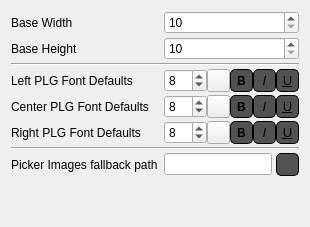
               <widget class="QWidget" name="picker_Page">
                <layout class="QGridLayout" name="gridLayout">
                 <property name="verticalSpacing">
                  <number>3</number>
                 </property>
                 <item row="4" column="1">
                  <layout class="QGridLayout" name="gridLayout_6">
                   <item row="0" column="1">
                    <widget class="QPushButton" name="c_PLGText_color">
                     <property name="enabled">
                      <bool>true</bool>
                     </property>
                     <property name="minimumSize">
                      <size>
                       <width>23</width>
                       <height>23</height>
                      </size>
                     </property>
                     <property name="maximumSize">
                      <size>
                       <width>23</width>
                       <height>23</height>
                      </size>
                     </property>
                     <property name="font">
                      <font>
                       <pointsize>10</pointsize>
                       <weight>50</weight>
                       <bold>false</bold>
                      </font>
                     </property>
                     <property name="styleSheet">
                      <string notr="true"/>
                     </property>
                     <property name="text">
                      <string/>
                     </property>
                    </widget>
                   </item>
                   <item row="0" column="4">
                    <widget class="QPushButton" name="c_PLGText_underline">
                     <property name="minimumSize">
                      <size>
                       <width>23</width>
                       <height>23</height>
                      </size>
                     </property>
                     <property name="maximumSize">
                      <size>
                       <width>23</width>
                       <height>23</height>
                      </size>
                     </property>
                     <property name="font">
                      <font>
                       <pointsize>10</pointsize>
                       <weight>50</weight>
                       <bold>false</bold>
                       <underline>true</underline>
                      </font>
                     </property>
                     <property name="styleSheet">
                      <string notr="true">QPushButton{
background-color:#535252;
border-style: solid;
border-color: black;
border-width: 1px;
border-radius: 5px;}
QPushButton:hover{background-color:#707070;}
QPushButton:pressed{background-color:#1d1d1d;}
QPushButton:checked{background-color:#1d1d1d;}</string>
                     </property>
                     <property name="text">
                      <string>U</string>
                     </property>
                     <property name="checkable">
                      <bool>true</bool>
                     </property>
                    </widget>
                   </item>
                   <item row="0" column="2">
                    <widget class="QPushButton" name="c_PLGText_bold">
                     <property name="minimumSize">
                      <size>
                       <width>23</width>
                       <height>23</height>
                      </size>
                     </property>
                     <property name="maximumSize">
                      <size>
                       <width>23</width>
                       <height>23</height>
                      </size>
                     </property>
                     <property name="font">
                      <font>
                       <weight>75</weight>
                       <bold>true</bold>
                      </font>
                     </property>
                     <property name="styleSheet">
                      <string notr="true">QPushButton{
background-color:#535252;
border-style: solid;
border-color: black;
border-width: 1px;
border-radius: 5px;}
QPushButton:hover{background-color:#707070;}
QPushButton:pressed{background-color:#1d1d1d;}
QPushButton:checked{background-color:#1d1d1d;}</string>
                     </property>
                     <property name="text">
                      <string>B</string>
                     </property>
                     <property name="checkable">
                      <bool>true</bool>
                     </property>
                    </widget>
                   </item>
                   <item row="0" column="0">
                    <widget class="QSpinBox" name="c_PLGText_fontSize">
                     <property name="minimum">
                      <number>1</number>
                     </property>
                     <property name="maximum">
                      <number>20</number>
                     </property>
                     <property name="value">
                      <number>8</number>
                     </property>
                    </widget>
                   </item>
                   <item row="0" column="3">
                    <widget class="QPushButton" name="c_PLGText_italic">
                     <property name="minimumSize">
                      <size>
                       <width>23</width>
                       <height>23</height>
                      </size>
                     </property>
                     <property name="maximumSize">
                      <size>
                       <width>23</width>
                       <height>23</height>
                      </size>
                     </property>
                     <property name="font">
                      <font>
                       <pointsize>10</pointsize>
                       <weight>50</weight>
                       <italic>true</italic>
                       <bold>false</bold>
                      </font>
                     </property>
                     <property name="styleSheet">
                      <string notr="true">QPushButton{
background-color:#535252;
border-style: solid;
border-color: black;
border-width: 1px;
border-radius: 5px;}
QPushButton:hover{background-color:#707070;}
QPushButton:pressed{background-color:#1d1d1d;}
QPushButton:checked{background-color:#1d1d1d;}</string>
                     </property>
                     <property name="text">
                      <string>I</string>
                     </property>
                     <property name="checkable">
                      <bool>true</bool>
                     </property>
                    </widget>
                   </item>
                  </layout>
                 </item>
                 <item row="5" column="1">
                  <layout class="QGridLayout" name="gridLayout_7">
                   <item row="0" column="1">
                    <widget class="QPushButton" name="r_PLGText_color">
                     <property name="enabled">
                      <bool>true</bool>
                     </property>
                     <property name="minimumSize">
                      <size>
                       <width>23</width>
                       <height>23</height>
                      </size>
                     </property>
                     <property name="maximumSize">
                      <size>
                       <width>23</width>
                       <height>23</height>
                      </size>
                     </property>
                     <property name="font">
                      <font>
                       <pointsize>10</pointsize>
                       <weight>50</weight>
                       <bold>false</bold>
                      </font>
                     </property>
                     <property name="styleSheet">
                      <string notr="true"/>
                     </property>
                     <property name="text">
                      <string/>
                     </property>
                    </widget>
                   </item>
                   <item row="0" column="4">
                    <widget class="QPushButton" name="r_PLGText_underline">
                     <property name="minimumSize">
                      <size>
                       <width>23</width>
                       <height>23</height>
                      </size>
                     </property>
                     <property name="maximumSize">
                      <size>
                       <width>23</width>
                       <height>23</height>
                      </size>
                     </property>
                     <property name="font">
                      <font>
                       <pointsize>10</pointsize>
                       <weight>50</weight>
                       <bold>false</bold>
                       <underline>true</underline>
                      </font>
                     </property>
                     <property name="styleSheet">
                      <string notr="true">QPushButton{
background-color:#535252;
border-style: solid;
border-color: black;
border-width: 1px;
border-radius: 5px;}
QPushButton:hover{background-color:#707070;}
QPushButton:pressed{background-color:#1d1d1d;}
QPushButton:checked{background-color:#1d1d1d;}</string>
                     </property>
                     <property name="text">
                      <string>U</string>
                     </property>
                     <property name="checkable">
                      <bool>true</bool>
                     </property>
                    </widget>
                   </item>
                   <item row="0" column="2">
                    <widget class="QPushButton" name="r_PLGText_bold">
                     <property name="minimumSize">
                      <size>
                       <width>23</width>
                       <height>23</height>
                      </size>
                     </property>
                     <property name="maximumSize">
                      <size>
                       <width>23</width>
                       <height>23</height>
                      </size>
                     </property>
                     <property name="font">
                      <font>
                       <weight>75</weight>
                       <bold>true</bold>
                      </font>
                     </property>
                     <property name="styleSheet">
                      <string notr="true">QPushButton{
background-color:#535252;
border-style: solid;
border-color: black;
border-width: 1px;
border-radius: 5px;}
QPushButton:hover{background-color:#707070;}
QPushButton:pressed{background-color:#1d1d1d;}
QPushButton:checked{background-color:#1d1d1d;}</string>
                     </property>
                     <property name="text">
                      <string>B</string>
                     </property>
                     <property name="checkable">
                      <bool>true</bool>
                     </property>
                    </widget>
                   </item>
                   <item row="0" column="0">
                    <widget class="QSpinBox" name="r_PLGText_fontSize">
                     <property name="minimum">
                      <number>1</number>
                     </property>
                     <property name="maximum">
                      <number>20</number>
                     </property>
                     <property name="value">
                      <number>8</number>
                     </property>
                    </widget>
                   </item>
                   <item row="0" column="3">
                    <widget class="QPushButton" name="r_PLGText_italic">
                     <property name="minimumSize">
                      <size>
                       <width>23</width>
                       <height>23</height>
                      </size>
                     </property>
                     <property name="maximumSize">
                      <size>
                       <width>23</width>
                       <height>23</height>
                      </size>
                     </property>
                     <property name="font">
                      <font>
                       <pointsize>10</pointsize>
                       <weight>50</weight>
                       <italic>true</italic>
                       <bold>false</bold>
                      </font>
                     </property>
                     <property name="styleSheet">
                      <string notr="true">QPushButton{
background-color:#535252;
border-style: solid;
border-color: black;
border-width: 1px;
border-radius: 5px;}
QPushButton:hover{background-color:#707070;}
QPushButton:pressed{background-color:#1d1d1d;}
QPushButton:checked{background-color:#1d1d1d;}</string>
                     </property>
                     <property name="text">
                      <string>I</string>
                     </property>
                     <property name="checkable">
                      <bool>true</bool>
                     </property>
                    </widget>
                   </item>
                  </layout>
                 </item>
                 <item row="8" column="0">
                  <spacer name="verticalSpacer">
                   <property name="orientation">
                    <enum>Qt::Vertical</enum>
                   </property>
                   <property name="sizeHint" stdset="0">
                    <size>
                     <width>20</width>
                     <height>40</height>
                    </size>
                   </property>
                  </spacer>
                 </item>
                 <item row="0" column="1">
                  <widget class="QSpinBox" name="pickerDefaultWidth">
                   <property name="minimum">
                    <number>10</number>
                   </property>
                   <property name="maximum">
                    <number>1000</number>
                   </property>
                  </widget>
                 </item>
                 <item row="6" column="0" colspan="2">
                  <widget class="Line" name="line_5">
                   <property name="orientation">
                    <enum>Qt::Horizontal</enum>
                   </property>
                  </widget>
                 </item>
                 <item row="3" column="0">
                  <widget class="QLabel" name="label_8">
                   <property name="text">
                    <string>Left PLG Font Defaults</string>
                   </property>
                  </widget>
                 </item>
                 <item row="2" column="0" colspan="2">
                  <widget class="Line" name="line_4">
                   <property name="orientation">
                    <enum>Qt::Horizontal</enum>
                   </property>
                  </widget>
                 </item>
                 <item row="5" column="0">
                  <widget class="QLabel" name="label_10">
                   <property name="text">
                    <string>Right PLG Font Defaults</string>
                   </property>
                  </widget>
                 </item>
                 <item row="1" column="0">
                  <widget class="QLabel" name="label_2">
                   <property name="text">
                    <string>Base Height</string>
                   </property>
                  </widget>
                 </item>
                 <item row="0" column="0">
                  <widget class="QLabel" name="label">
                   <property name="text">
                    <string>Base Width</string>
                   </property>
                  </widget>
                 </item>
                 <item row="4" column="0">
                  <widget class="QLabel" name="label_9">
                   <property name="text">
                    <string>Center PLG Font Defaults</string>
                   </property>
                  </widget>
                 </item>
                 <item row="1" column="1">
                  <widget class="QSpinBox" name="pickerDefaultHeight">
                   <property name="minimum">
                    <number>10</number>
                   </property>
                   <property name="maximum">
                    <number>1000</number>
                   </property>
                  </widget>
                 </item>
                 <item row="3" column="1">
                  <layout class="QGridLayout" name="gridLayout_3">
                   <item row="0" column="1">
                    <widget class="QPushButton" name="l_PLGText_color">
                     <property name="enabled">
                      <bool>true</bool>
                     </property>
                     <property name="minimumSize">
                      <size>
                       <width>23</width>
                       <height>23</height>
                      </size>
                     </property>
                     <property name="maximumSize">
                      <size>
                       <width>23</width>
                       <height>23</height>
                      </size>
                     </property>
                     <property name="font">
                      <font>
                       <pointsize>10</pointsize>
                       <weight>50</weight>
                       <bold>false</bold>
                      </font>
                     </property>
                     <property name="styleSheet">
                      <string notr="true"/>
                     </property>
                     <property name="text">
                      <string/>
                     </property>
                    </widget>
                   </item>
                   <item row="0" column="4">
                    <widget class="QPushButton" name="l_PLGText_underline">
                     <property name="minimumSize">
                      <size>
                       <width>23</width>
                       <height>23</height>
                      </size>
                     </property>
                     <property name="maximumSize">
                      <size>
                       <width>23</width>
                       <height>23</height>
                      </size>
                     </property>
                     <property name="font">
                      <font>
                       <pointsize>10</pointsize>
                       <weight>50</weight>
                       <bold>false</bold>
                       <underline>true</underline>
                      </font>
                     </property>
                     <property name="styleSheet">
                      <string notr="true">QPushButton{
background-color:#535252;
border-style: solid;
border-color: black;
border-width: 1px;
border-radius: 5px;}
QPushButton:hover{background-color:#707070;}
QPushButton:pressed{background-color:#1d1d1d;}
QPushButton:checked{background-color:#1d1d1d;}</string>
                     </property>
                     <property name="text">
                      <string>U</string>
                     </property>
                     <property name="checkable">
                      <bool>true</bool>
                     </property>
                    </widget>
                   </item>
                   <item row="0" column="2">
                    <widget class="QPushButton" name="l_PLGText_bold">
                     <property name="minimumSize">
                      <size>
                       <width>23</width>
                       <height>23</height>
                      </size>
                     </property>
                     <property name="maximumSize">
                      <size>
                       <width>23</width>
                       <height>23</height>
                      </size>
                     </property>
                     <property name="font">
                      <font>
                       <weight>75</weight>
                       <bold>true</bold>
                      </font>
                     </property>
                     <property name="styleSheet">
                      <string notr="true">QPushButton{
background-color:#535252;
border-style: solid;
border-color: black;
border-width: 1px;
border-radius: 5px;}
QPushButton:hover{background-color:#707070;}
QPushButton:pressed{background-color:#1d1d1d;}
QPushButton:checked{background-color:#1d1d1d;}</string>
                     </property>
                     <property name="text">
                      <string>B</string>
                     </property>
                     <property name="checkable">
                      <bool>true</bool>
                     </property>
                    </widget>
                   </item>
                   <item row="0" column="0">
                    <widget class="QSpinBox" name="l_PLGText_fontSize">
                     <property name="minimum">
                      <number>1</number>
                     </property>
                     <property name="maximum">
                      <number>20</number>
                     </property>
                     <property name="value">
                      <number>8</number>
                     </property>
                    </widget>
                   </item>
                   <item row="0" column="3">
                    <widget class="QPushButton" name="l_PLGText_italic">
                     <property name="minimumSize">
                      <size>
                       <width>23</width>
                       <height>23</height>
                      </size>
                     </property>
                     <property name="maximumSize">
                      <size>
                       <width>23</width>
                       <height>23</height>
                      </size>
                     </property>
                     <property name="font">
                      <font>
                       <pointsize>10</pointsize>
                       <weight>50</weight>
                       <italic>true</italic>
                       <bold>false</bold>
                      </font>
                     </property>
                     <property name="styleSheet">
                      <string notr="true">QPushButton{
background-color:#535252;
border-style: solid;
border-color: black;
border-width: 1px;
border-radius: 5px;}
QPushButton:hover{background-color:#707070;}
QPushButton:pressed{background-color:#1d1d1d;}
QPushButton:checked{background-color:#1d1d1d;}</string>
                     </property>
                     <property name="text">
                      <string>I</string>
                     </property>
                     <property name="checkable">
                      <bool>true</bool>
                     </property>
                    </widget>
                   </item>
                  </layout>
                 </item>
                 <item row="7" column="0">
                  <widget class="QLabel" name="label_12">
                   <property name="text">
                    <string>Picker Images fallback path</string>
                   </property>
                  </widget>
                 </item>
                 <item row="7" column="1">
                  <layout class="QHBoxLayout" name="horizontalLayout_4">
                   <property name="spacing">
                    <number>4</number>
                   </property>
                   <item>
                    <widget class="QLineEdit" name="pickerImagesFallbackPath"/>
                   </item>
                   <item>
                    <widget class="QPushButton" name="pickerImagesPathLoad_btn">
                     <property name="minimumSize">
                      <size>
                       <width>23</width>
                       <height>23</height>
                      </size>
                     </property>
                     <property name="maximumSize">
                      <size>
                       <width>23</width>
                       <height>23</height>
                      </size>
                     </property>
                     <property name="accessibleName">
                      <string/>
                     </property>
                     <property name="styleSheet">
                      <string notr="true">QPushButton{
background-color:#535252;
border-style: solid;
border-color: black;
border-width: 1px;
border-radius: 5px;}
QPushButton:hover{background-color:#707070;}
QPushButton:pressed{background-color:#1d1d1d;}
QPushButton:checked{background-color:#1d1d1d;}</string>
                     </property>
                     <property name="text">
                      <string/>
                     </property>
                    </widget>
                   </item>
                  </layout>
                 </item>
                </layout>
               </widget>
